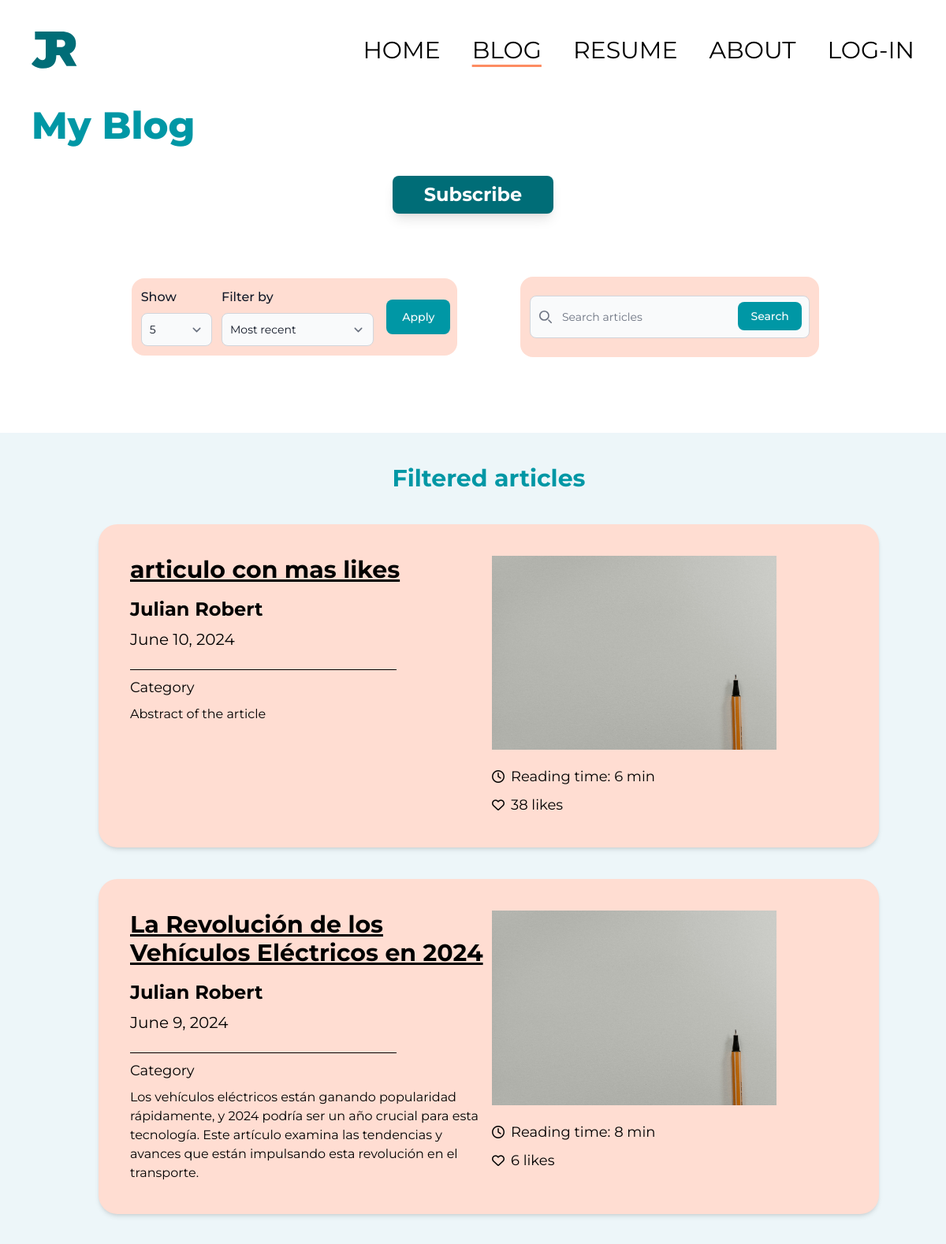
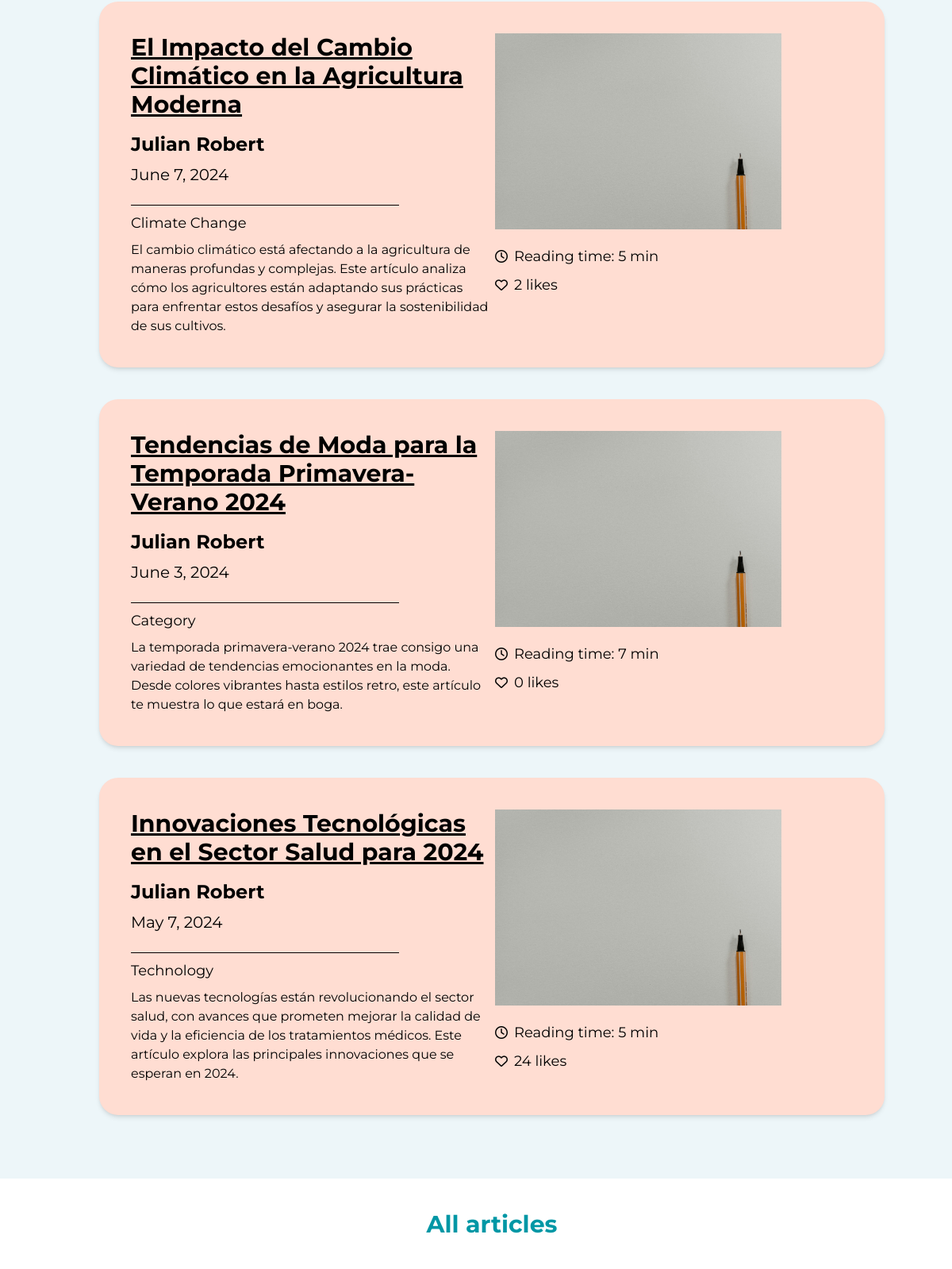
The app's page /blog/articles (upper part) with its own data (2 pictures, top to bottom).
### blog/models.py (models this page shows, shortened)
class Article(models.Model):
  title = models.CharField(max_length=255)
  author = models.ForeignKey(User, on_delete=models.CASCADE)
  category = models.CharField(max_length=255, default="Category")
  date = models.DateField(default=datetime.date.today)
  abstract = models.CharField(max_length=500, default='Abstract of the article')
  reading_time = models.IntegerField(default=5)
  likes = models.IntegerField(default=0)
  body = models.TextField()

### blog/views.py (the view)
# urls.py: path('articles', BlogView.as_view(), name="blog"),
class BlogView(ListView):
    model = Article
    template_name = 'blog.html'
    context_object_name = 'articles'
    paginate_by = 5  # Default pagination
    def get_queryset(self):
        order_by = self.request.GET.get('order_by', 'date')
        count = int(self.request.GET.get('count', self.paginate_by))
        query = self.request.GET.get('query', '')
        if query:
            filtered_articles = Article.objects.filter(title__icontains=query)
        else:
            filtered_articles = Article.objects.all()
        if order_by == 'likes':
            filtered_articles = filtered_articles.order_by('-likes')
        else:
            filtered_articles = filtered_articles.order_by('-date')
        return filtered_articles[:count]
    def get_context_data(self, **kwargs):
        context = super().get_context_data(**kwargs)
        order_by = self.request.GET.get('order_by', 'date')
        count = int(self.request.GET.get('count', self.paginate_by))
        query = self.request.GET.get('query', '')
        if query:
            filtered_articles = Article.objects.filter(title__icontains=query)
        else:
            filtered_articles = Article.objects.all()
        if order_by == 'likes':
            filtered_articles = filtered_articles.order_by('-likes')
        else:
            filtered_articles = filtered_articles.order_by('-date')
        filtered_articles = filtered_articles[:count]
        remaining_articles = Article.objects.exclude(id__in=filtered_articles.values_list('id', flat=True))
        context['filtered_articles'] = filtered_articles
        context['remaining_articles'] = remaining_articles
        context['order_by'] = order_by
        context['count'] = count
        context['query'] = query
        return context

### blog/templates/blog.html (shortened to what this page needs)
{% load socialaccount %}
{% load static tailwind_tags %}
<html lang="en" class="scroll-smooth">
  <head>
    {% load static %}
    {% tailwind_css %}
</head>
<body>
<div class="pt-10 pb-2 flex justify-between px-10 items-center">
  <div class="flex justify-start">
      <img src="{% static 'imgs/logo.svg' %}" alt="Logo">
  </div>
  <div class="hidden md:flex flex-row justify-center space-x-10">
      <a href="{% url 'home' %}" class="font-sans font-normal text-3xl transition duration-300 hover:text-[#FD8C62]">HOME</a>
      <a href="{% url 'blog' %}" class="font-sans font-normal text-3xl transition duration-300 decoration-[#FD8C62] underline underline-offset-8">BLOG</a>
      <a href="{% url 'resume' %}" class="font-sans font-normal text-3xl transition duration-300 hover:text-[#FD8C62]">RESUME</a>
      <a href="{% url 'about' %}" class="font-sans font-normal text-3xl transition duration-300 hover:text-[#FD8C62]">ABOUT</a>
      {% if user.is_authenticated %}
      <div class="relative">
        <button id="profile-btn" class="flex items-center space-x-2 focus:outline-none">
            <i class="fas fa-user-circle text-3xl"></i>
        </button>
        <div id="profile-menu" class="hidden absolute right-0 mt-2 w-auto bg-white border border-gray-200 rounded-lg shadow-lg">
            <div class="py-2 px-4">
                <p class="text-gray-900">{{ user.first_name }} {{ user.last_name }}</p>
                <p class="text-gray-500">{{ user.email }}</p>
            </div>
            <div class="py-2 border-t border-gray-200 hover:bg-gray-100">
                <a href="{% url 'account_logout' %}" class="block px-4 py-2 text-gray-700">Log out</a>
            </div>
        </div>
    </div>
      {% else %}
      <a href="{% provider_login_url 'google' %}?next=/" class="font-sans font-normal text-3xl transition duration-300 hover:text-[#FD8C62]">LOG-IN</a>
      {% endif %}
  </div>
</div>
<div class="flex flex-col p-10 px-15 gap-5">
  <div class="flex justify-start">
      <h1 class="font-sans font-extrabold text-5xl text-[#0097A5]">My Blog</h1>
  </div>
  <div class="flex justify-center my-5">
      <a href="{% url 'subscribe' %}" class="bg-[#006D77] transition duration-300 hover:bg-[#46A0A8]/90 p-2 px-10 rounded-lg font-sans font-bold text-2xl text-white shadow-lg">Subscribe</a>
  </div>
  <div class="flex justify-center">
    <div class="grid md:grid-cols-2 w-full md:w-11/12 p-10 pl-20 gap-20">
      <div class="flex justify-center align-center items-center">
        <form method="GET" action="{% url 'blog' %}" class="grid md:grid-cols-4 gap-3 bg-[#FFDDD2] w-full p-3 pr-1 rounded-2xl">
          <div class="">
            <label for="count" class="block mb-2 text-base font-medium text-gray-900">Show</label>
            <select name="count" id="count" class="bg-gray-50 border border-gray-300 text-gray-900 text-sm rounded-lg focus:ring-blue-500 focus:border-blue-500 block w-full p-2.5">
              <option value="5" {% if count == '5' %}selected{% endif %}>5</option>
            </select>
          </div>
          <div class="col-span-1 md:col-span-2">
            <label for="order_by" class="block mb-2 text-base font-medium text-gray-900">Filter by</label>
            <select name="order_by" id="order_by" class="bg-gray-50 border border-gray-300 text-gray-900 text-sm rounded-lg focus:ring-blue-500 focus:border-blue-500 block w-full p-2.5">
              <option value="date" {% if order_by == 'date' %}selected{% endif %}>Most recent</option>
            </select>
          </div>
          <div class="flex justify-center items-center w-full md:w-auto">
            <button type="submit" class="text-white bg-[#0097A5] hover:bg-[#0097A5]/70 focus:ring-4 focus:outline-none focus:ring-[#0097A5]/30 font-medium rounded-lg text-sm px-5 py-3">Apply</button>
          </div>
        </form>
      </div>
      <div class="flex justify-center items-center w-full md:w-11/12">
        <form method="GET" action="{% url 'blog' %}" class="flex justify-center items-center py-6 bg-[#FFDDD2] w-full p-3 rounded-2xl">
          <div class="relative w-full">
            <div class="absolute inset-y-0 start-0 flex items-center ps-3 pointer-events-none">
            </div>
            <input type="search" id="default-search" name="query" class="block w-full p-4 ps-10 text-sm text-gray-900 border border-gray-300 rounded-lg bg-gray-50 focus:ring-[#0097A5] focus:border-[#0097A5]" placeholder="Search articles" value="{{ query }}" required />
            <button type="submit" class="text-white absolute end-2.5 bottom-2.5 bg-[#0097A5] hover:bg-[#0097A5]/70 focus:ring-4 focus:outline-none focus:ring-[#0097A5]/30 font-medium rounded-lg text-sm px-4 py-2">Search</button>
          </div>
        </form>
      </div>
    </div>
  </div>
</div>
  <section id="relevant-tabs" class="animate-fadeInUp">
    <div class="flex flex-col justify-center items-center p-10 pl-20 gap-10 bg-[#EDF6F9] pb-20">
        <h1 class="font-sans font-bold text-3xl text-[#0097A5]">Filtered articles</h1>
        {% if not filtered_articles %}
          <p class="font-sans text-lg text-gray-700">No articles found</p>
        {% else %}
        {% for article in filtered_articles %}
        <div class="grid grid-cols-2 gap-2 bg-[#FFDDD2] rounded-3xl p-10 w-11/12 shadow-md transition duration-300 hover:shadow-2xl">
            <div class="flex flex-col gap-2">
                <a class="font-sans font-bold text-3xl text-black underline mb-2 underline-offset-2" href="{% url 'article' article.pk %}">{{ article.title }}</a>
                <h3 class="font-sans font-bold text-2xl text-black">{{ article.author.first_name }} {{ article.author.last_name }}</h3>
                <h3 class="font-sans font-normal text-xl text-black">{{ article.date }}</h3>
                <hr class="border-black w-3/4 mt-4">
                <p class="font-sans font-normal text-lg text-black">{{ article.category }}</p>
                <p class="font-sans font-normal text-base text-black">{{ article.abstract }}</p>
            </div>
            <div class="flex flex-col gap-5">
                <div class="flex w-4/5">
                    <img src="{% static 'imgs/placeholder.jpg' %}" alt="">
                </div>
                <div class="flex flex-col gap-2">
                    <div class="flex flex-row gap-2 justify-start align-center items-center">
                        <i class="fa-regular fa-clock"></i>
                        <h2 class="font-sans font-normal text-lg text-black"> Reading time: {{ article.reading_time }} min</h2>
                    </div>
                    <div class="flex flex-row gap-2 justify-start align-center items-center">
                        <i class="fa-regular fa-heart"></i>
                        <h2 class="font-sans font-normal text-lg text-black"> {{ article.likes }} likes</h2>
                    </div>
                </div>
            </div>
        </div>
        {% endfor %}
        {% endif %}
    </div>
</section>
<section id="all-articles" class="animate-fadeInUp">
    <div class="flex flex-col justify-center items-center p-10 pl-20 gap-10 mb-20">
        <h1 class="font-sans font-bold text-3xl text-[#0097A5]">All articles</h1>
    </div>
</section>
</body>
</html>

### records on screen
Article: title "articulo con mas likes", author.first_name "Julian", author.last_name "Robert", date "June 10, 2024", category "Category", abstract "Abstract of the article", reading_time "6", likes "38"
Article: title "La Revolución de los Vehículos Eléctricos en 2024", author.first_name "Julian", author.last_name "Robert", date "June 9, 2024", category "Category", abstract "Los vehículos eléctricos están ganando popularidad rápidamente, y 2024 podría ser un año crucial para esta tecnología. Este artículo examina las tendencias y avances que están impulsando esta revolución en el transporte.", reading_time "8", likes "6"
Article: title "El Impacto del Cambio Climático en la Agricultura Moderna", author.first_name "Julian", author.last_name "Robert", date "June 7, 2024", category "Climate Change", abstract "El cambio climático está afectando a la agricultura de maneras profundas y complejas. Este artículo analiza cómo los agricultores están adaptando sus prácticas para enfrentar estos desafíos y asegurar la sostenibilidad de sus cultivos.", reading_time "5", likes "2"
Article: title "Tendencias de Moda para la Temporada Primavera-Verano 2024", author.first_name "Julian", author.last_name "Robert", date "June 3, 2024", category "Category", abstract "La temporada primavera-verano 2024 trae consigo una variedad de tendencias emocionantes en la moda. Desde colores vibrantes hasta estilos retro, este artículo te muestra lo que estará en boga.", reading_time "7", likes "0"
Article: title "Innovaciones Tecnológicas en el Sector Salud para 2024", author.first_name "Julian", author.last_name "Robert", date "May 7, 2024", category "Technology", abstract "Las nuevas tecnologías están revolucionando el sector salud, con avances que prometen mejorar la calidad de vida y la eficiencia de los tratamientos médicos. Este artículo explora las principales innovaciones que se esperan en 2024.", reading_time "5", likes "24"
